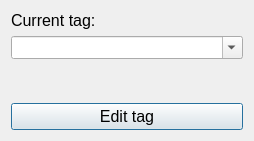
<?xml version="1.0" encoding="UTF-8"?>
<ui version="4.0">
 <class>Dialog</class>
 <widget class="QDialog" name="Dialog">
  <property name="geometry">
   <rect>
    <x>0</x>
    <y>0</y>
    <width>254</width>
    <height>141</height>
   </rect>
  </property>
  <property name="windowTitle">
   <string>Vaultary - tag edit</string>
  </property>
  <layout class="QVBoxLayout" name="verticalLayout_3">
   <item>
    <layout class="QVBoxLayout" name="verticalLayout">
     <item>
      <widget class="QLabel" name="current_tag_label">
       <property name="font">
        <font>
         <pointsize>12</pointsize>
        </font>
       </property>
       <property name="text">
        <string>Current tag:</string>
       </property>
      </widget>
     </item>
     <item>
      <widget class="QComboBox" name="current_tag_comboBox">
       <property name="font">
        <font>
         <pointsize>10</pointsize>
        </font>
       </property>
       <property name="editable">
        <bool>true</bool>
       </property>
      </widget>
     </item>
    </layout>
   </item>
   <item>
    <layout class="QVBoxLayout" name="verticalLayout_2">
     <item>
      <widget class="QLabel" name="error_label">
       <property name="font">
        <font>
         <pointsize>10</pointsize>
        </font>
       </property>
       <property name="styleSheet">
        <string notr="true">color: rgb(255, 0, 0);</string>
       </property>
       <property name="text">
        <string/>
       </property>
      </widget>
     </item>
    </layout>
   </item>
   <item>
    <layout class="QVBoxLayout" name="verticalLayout_5">
     <item>
      <widget class="QPushButton" name="edit_pushButton">
       <property name="font">
        <font>
         <pointsize>12</pointsize>
        </font>
       </property>
       <property name="text">
        <string>Edit tag</string>
       </property>
      </widget>
     </item>
    </layout>
   </item>
  </layout>
 </widget>
 <resources/>
 <connections/>
</ui>
